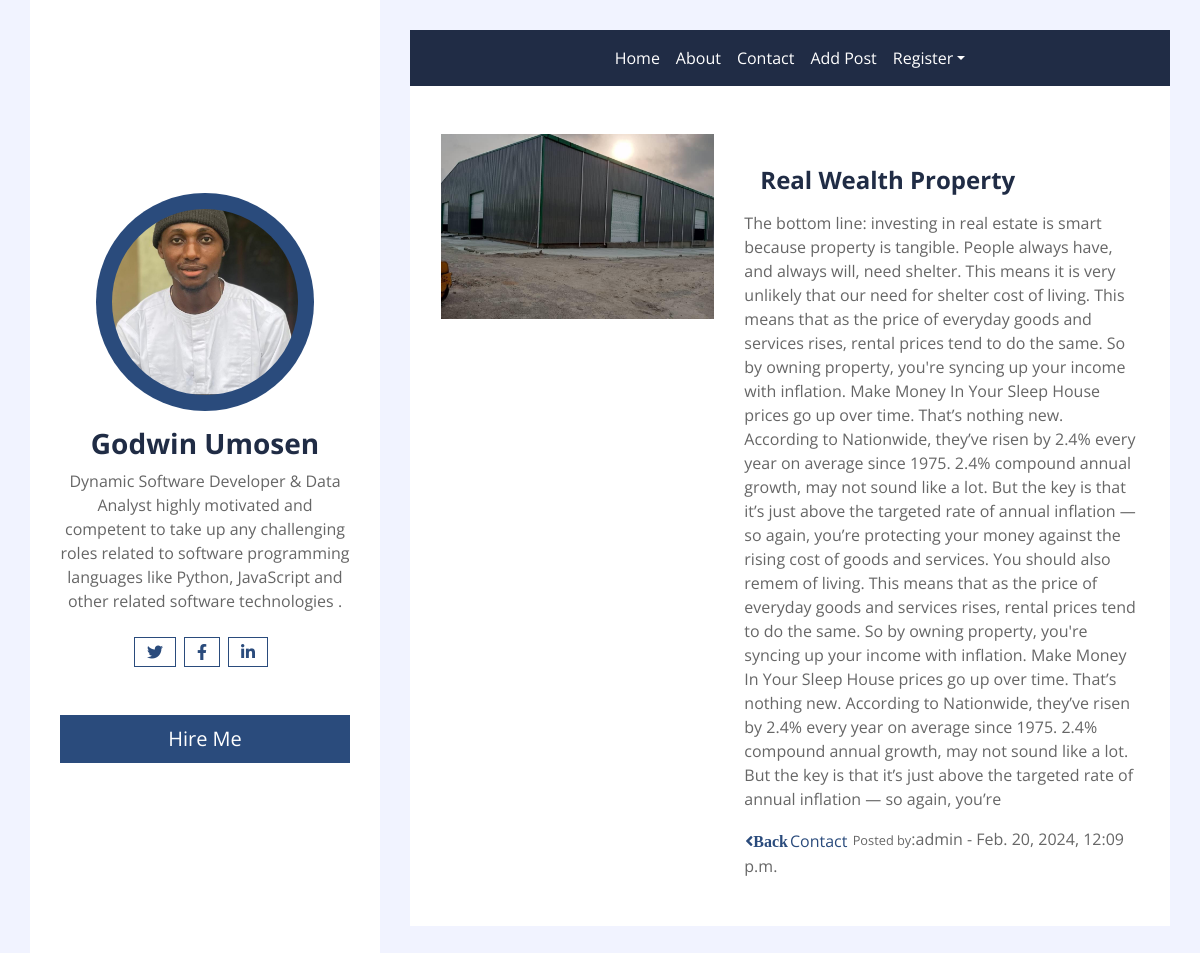
The app's page /second_detail/2/ with its own data.
### blog/models.py (models this page shows, shortened)
class SecondBlogMode  (models.Model):
    title = models.CharField(max_length=250)
    content = models.TextField()
    img = models.ImageField(upload_to='images2/')
    user = models.ForeignKey(User, on_delete=models.CASCADE)
    pub_date = models.DateTimeField(auto_now_add=True)
    class Meta :
        ordering = ['-pub_date',]
    @property
    def image_url(self):
        if self.img and hasattr(self.img, 'url'):
            return self.img.url

### blog/views.py (the view)
# urls.py: path('second_detail/<int:pk>/', views.second_detail_view, name='detail_second'),
def second_detail_view(request, pk):
    object = get_object_or_404(SecondBlogMode, pk=pk)
    return render(request, 'detail_secondblog.html', {'detail_second': object})

### templates/detail_secondblog.html
{% extends 'base.html' %}
{% load static %}
{% block content%}
                <div class="container bg-white pt-5">
                    <div class="row blog-item px-3 pb-5">
                        <div class="col-md-5">
                            <img class="img-fluid mb-4 mb-md-0" src="{{ detail_second.image_url|default_if_none:'#' }}" alt="Image">
                        </div>
                        <div class="col-md-7">
                            <h4 class="mt-md-4 px-md-3 mb-2 py-2 bg-white font-weight-bold">{{ detail_second.title }}</h4>
                            <p>{{ detail_second.content|truncatechars:5000 }}</p>
                             <a class="btn btn-link p-0" href="{% url 'index' %}"><i class="fa fa-angle-left">Back </i>
                                <a class="btn btn-link p-0" href="{% url 'author_info' %}">Contact </i></a>
                            </a> <small>Posted by</small>:{{detail_second.user}}  - {{detail_second.pub_date}}
                        </div>
                    </div>
                {% endblock %}

### records on screen
SecondBlogMode: image_url (picture), title "Real Wealth Property", content "The bottom line: investing in real estate is smart because property is tangible. People always have, and always will, need shelter. This means it is very unlikely that our need for shelter cost of living. This means that as the price of everyday goods and services rises, rental prices tend to do the same. So by owning property, you're syncing up your income with inflation. Make Money In Your Sleep House prices go up over time. That’s nothing new. According to Nationwide, they’ve risen by 2.4% every year on average since 1975. 2.4% compound annual growth, may not sound like a lot. But the key is that it’s just above the targeted rate of annual inflation — so again, you’re protecting your…", user "admin", pub_date "Feb. 20, 2024, 12:09 p.m."
